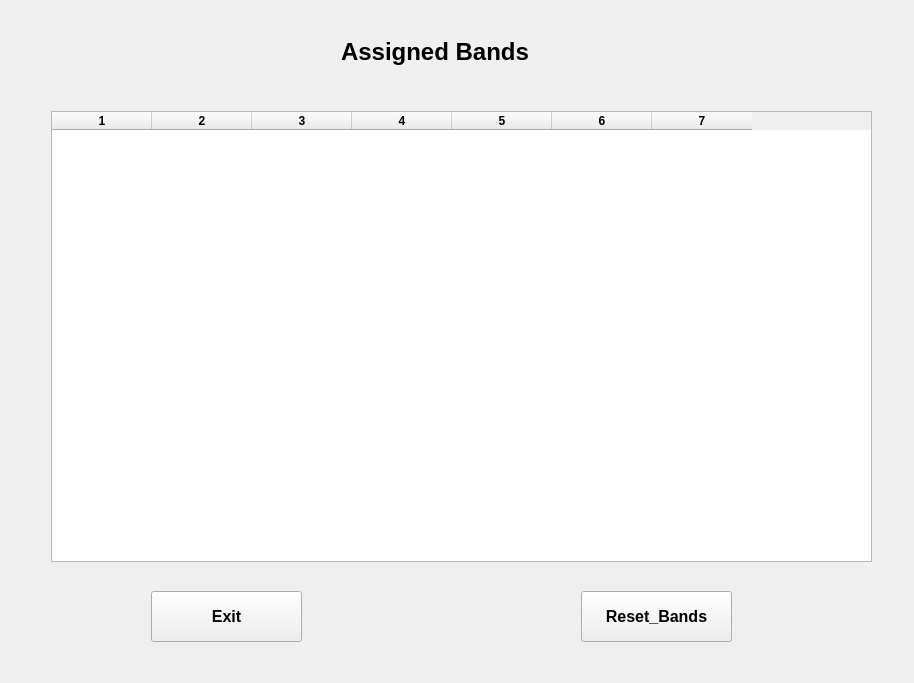
<?xml version="1.0" encoding="UTF-8"?>
<ui version="4.0">
 <class>FURS_main_window</class>
 <widget class="QMainWindow" name="FURS_main_window">
  <property name="geometry">
   <rect>
    <x>0</x>
    <y>0</y>
    <width>914</width>
    <height>683</height>
   </rect>
  </property>
  <property name="font">
   <font>
    <weight>75</weight>
    <bold>true</bold>
   </font>
  </property>
  <property name="windowTitle">
   <string>Future Rock Stars</string>
  </property>
  <widget class="QWidget" name="centralWidget">
   <layout class="QVBoxLayout" name="verticalLayout">
    <item>
     <widget class="QStackedWidget" name="furs_stacked_control">
      <property name="currentIndex">
       <number>5</number>
      </property>
      <widget class="QWidget" name="welcome_page">
       <widget class="QLabel" name="furs_welcome_label">
        <property name="geometry">
         <rect>
          <x>50</x>
          <y>60</y>
          <width>790</width>
          <height>48</height>
         </rect>
        </property>
        <property name="font">
         <font>
          <pointsize>30</pointsize>
         </font>
        </property>
        <property name="text">
         <string>Welcome to FuRS Management System</string>
        </property>
        <property name="alignment">
         <set>Qt::AlignCenter</set>
        </property>
       </widget>
       <widget class="QPushButton" name="start_button">
        <property name="geometry">
         <rect>
          <x>100</x>
          <y>450</y>
          <width>691</width>
          <height>141</height>
         </rect>
        </property>
        <property name="font">
         <font>
          <pointsize>27</pointsize>
         </font>
        </property>
        <property name="text">
         <string>START</string>
        </property>
       </widget>
      </widget>
      <widget class="QWidget" name="actions_page">
       <widget class="QPushButton" name="registration_button">
        <property name="geometry">
         <rect>
          <x>100</x>
          <y>90</y>
          <width>241</width>
          <height>101</height>
         </rect>
        </property>
        <property name="sizePolicy">
         <sizepolicy hsizetype="Fixed" vsizetype="Fixed">
          <horstretch>0</horstretch>
          <verstretch>0</verstretch>
         </sizepolicy>
        </property>
        <property name="font">
         <font>
          <pointsize>15</pointsize>
         </font>
        </property>
        <property name="text">
         <string>Registration</string>
        </property>
       </widget>
       <widget class="QPushButton" name="checkin_button">
        <property name="geometry">
         <rect>
          <x>490</x>
          <y>90</y>
          <width>241</width>
          <height>101</height>
         </rect>
        </property>
        <property name="sizePolicy">
         <sizepolicy hsizetype="Fixed" vsizetype="Fixed">
          <horstretch>0</horstretch>
          <verstretch>0</verstretch>
         </sizepolicy>
        </property>
        <property name="font">
         <font>
          <pointsize>15</pointsize>
         </font>
        </property>
        <property name="text">
         <string>Check-in</string>
        </property>
       </widget>
       <widget class="QPushButton" name="dorms_button">
        <property name="geometry">
         <rect>
          <x>90</x>
          <y>380</y>
          <width>241</width>
          <height>101</height>
         </rect>
        </property>
        <property name="sizePolicy">
         <sizepolicy hsizetype="Fixed" vsizetype="Fixed">
          <horstretch>0</horstretch>
          <verstretch>0</verstretch>
         </sizepolicy>
        </property>
        <property name="font">
         <font>
          <pointsize>15</pointsize>
         </font>
        </property>
        <property name="text">
         <string>Assign Dorms</string>
        </property>
       </widget>
       <widget class="QPushButton" name="bands_button">
        <property name="geometry">
         <rect>
          <x>490</x>
          <y>380</y>
          <width>241</width>
          <height>101</height>
         </rect>
        </property>
        <property name="sizePolicy">
         <sizepolicy hsizetype="Fixed" vsizetype="Fixed">
          <horstretch>0</horstretch>
          <verstretch>0</verstretch>
         </sizepolicy>
        </property>
        <property name="font">
         <font>
          <pointsize>15</pointsize>
         </font>
        </property>
        <property name="text">
         <string>Assign Bands</string>
        </property>
       </widget>
      </widget>
      <widget class="QWidget" name="registration_page">
       <layout class="QVBoxLayout" name="verticalLayout_2">
        <item>
         <widget class="QTabWidget" name="registration_tab_widget">
          <property name="currentIndex">
           <number>0</number>
          </property>
          <widget class="QWidget" name="tab_new_app">
           <attribute name="title">
            <string>New Application</string>
           </attribute>
           <widget class="QLabel" name="label_camp">
            <property name="geometry">
             <rect>
              <x>10</x>
              <y>20</y>
              <width>71</width>
              <height>16</height>
             </rect>
            </property>
            <property name="text">
             <string>*Camp:</string>
            </property>
           </widget>
           <widget class="QComboBox" name="combo_box_camp">
            <property name="geometry">
             <rect>
              <x>70</x>
              <y>20</y>
              <width>281</width>
              <height>22</height>
             </rect>
            </property>
           </widget>
           <widget class="QGroupBox" name="personal_details_group_box">
            <property name="geometry">
             <rect>
              <x>20</x>
              <y>80</y>
              <width>831</width>
              <height>471</height>
             </rect>
            </property>
            <property name="title">
             <string>Personal_details</string>
            </property>
            <widget class="QGroupBox" name="group_box_contact_details">
             <property name="geometry">
              <rect>
               <x>10</x>
               <y>160</y>
               <width>801</width>
               <height>151</height>
              </rect>
             </property>
             <property name="title">
              <string>Contact_details</string>
             </property>
             <widget class="QLabel" name="label_street">
              <property name="geometry">
               <rect>
                <x>10</x>
                <y>30</y>
                <width>101</width>
                <height>16</height>
               </rect>
              </property>
              <property name="text">
               <string>*Street Address:</string>
              </property>
             </widget>
             <widget class="QLabel" name="label_city">
              <property name="geometry">
               <rect>
                <x>10</x>
                <y>60</y>
                <width>101</width>
                <height>16</height>
               </rect>
              </property>
              <property name="text">
               <string>*City:</string>
              </property>
             </widget>
             <widget class="QLabel" name="label_state">
              <property name="geometry">
               <rect>
                <x>460</x>
                <y>60</y>
                <width>101</width>
                <height>16</height>
               </rect>
              </property>
              <property name="text">
               <string>*State:</string>
              </property>
             </widget>
             <widget class="QLabel" name="label_phone">
              <property name="geometry">
               <rect>
                <x>10</x>
                <y>90</y>
                <width>101</width>
                <height>16</height>
               </rect>
              </property>
              <property name="text">
               <string>*Phone:</string>
              </property>
             </widget>
             <widget class="QLabel" name="label_email">
              <property name="geometry">
               <rect>
                <x>10</x>
                <y>120</y>
                <width>101</width>
                <height>16</height>
               </rect>
              </property>
              <property name="text">
               <string>Email:</string>
              </property>
             </widget>
             <widget class="QLineEdit" name="line_edit_street">
              <property name="geometry">
               <rect>
                <x>120</x>
                <y>30</y>
                <width>661</width>
                <height>20</height>
               </rect>
              </property>
             </widget>
             <widget class="QLineEdit" name="line_edit_city">
              <property name="geometry">
               <rect>
                <x>120</x>
                <y>60</y>
                <width>251</width>
                <height>20</height>
               </rect>
              </property>
             </widget>
             <widget class="QComboBox" name="combo_box_state">
              <property name="geometry">
               <rect>
                <x>520</x>
                <y>60</y>
                <width>251</width>
                <height>22</height>
               </rect>
              </property>
             </widget>
             <widget class="QLineEdit" name="line_edit_phone">
              <property name="geometry">
               <rect>
                <x>120</x>
                <y>90</y>
                <width>251</width>
                <height>20</height>
               </rect>
              </property>
             </widget>
             <widget class="QLineEdit" name="line_edit_email">
              <property name="geometry">
               <rect>
                <x>120</x>
                <y>120</y>
                <width>251</width>
                <height>20</height>
               </rect>
              </property>
             </widget>
             <widget class="QLabel" name="label_zipcode">
              <property name="geometry">
               <rect>
                <x>460</x>
                <y>90</y>
                <width>101</width>
                <height>16</height>
               </rect>
              </property>
              <property name="text">
               <string>*zipcode:</string>
              </property>
             </widget>
             <widget class="QLineEdit" name="line_edit_zipcode">
              <property name="geometry">
               <rect>
                <x>520</x>
                <y>90</y>
                <width>251</width>
                <height>20</height>
               </rect>
              </property>
             </widget>
            </widget>
            <widget class="QLabel" name="label_last_name">
             <property name="geometry">
              <rect>
               <x>20</x>
               <y>30</y>
               <width>71</width>
               <height>16</height>
              </rect>
             </property>
             <property name="text">
              <string>*Last Name:</string>
             </property>
            </widget>
            <widget class="QLabel" name="label_first_name">
             <property name="geometry">
              <rect>
               <x>410</x>
               <y>30</y>
               <width>71</width>
               <height>16</height>
              </rect>
             </property>
             <property name="text">
              <string>*First Name:</string>
             </property>
            </widget>
            <widget class="QLabel" name="label_dob">
             <property name="geometry">
              <rect>
               <x>20</x>
               <y>70</y>
               <width>81</width>
               <height>16</height>
              </rect>
             </property>
             <property name="text">
              <string>*Age:</string>
             </property>
            </widget>
            <widget class="QLabel" name="label_gender">
             <property name="geometry">
              <rect>
               <x>410</x>
               <y>70</y>
               <width>81</width>
               <height>16</height>
              </rect>
             </property>
             <property name="text">
              <string>*Gender:</string>
             </property>
            </widget>
            <widget class="QLineEdit" name="line_edit_last_name">
             <property name="geometry">
              <rect>
               <x>100</x>
               <y>30</y>
               <width>231</width>
               <height>20</height>
              </rect>
             </property>
            </widget>
            <widget class="QLineEdit" name="line_edit_first_name">
             <property name="geometry">
              <rect>
               <x>500</x>
               <y>30</y>
               <width>231</width>
               <height>20</height>
              </rect>
             </property>
            </widget>
            <widget class="QComboBox" name="combo_box_gender">
             <property name="geometry">
              <rect>
               <x>500</x>
               <y>70</y>
               <width>231</width>
               <height>22</height>
              </rect>
             </property>
            </widget>
            <widget class="QLabel" name="label_dob_2">
             <property name="geometry">
              <rect>
               <x>20</x>
               <y>110</y>
               <width>81</width>
               <height>16</height>
              </rect>
             </property>
             <property name="text">
              <string>*Instrument:</string>
             </property>
            </widget>
            <widget class="QComboBox" name="combo_box_instrument">
             <property name="geometry">
              <rect>
               <x>100</x>
               <y>110</y>
               <width>231</width>
               <height>22</height>
              </rect>
             </property>
            </widget>
            <widget class="QGroupBox" name="group_box_pmt_details">
             <property name="geometry">
              <rect>
               <x>10</x>
               <y>340</y>
               <width>801</width>
               <height>101</height>
              </rect>
             </property>
             <property name="title">
              <string>Payment_details:</string>
             </property>
             <widget class="QRadioButton" name="radio_button_check">
              <property name="geometry">
               <rect>
                <x>20</x>
                <y>30</y>
                <width>111</width>
                <height>17</height>
               </rect>
              </property>
              <property name="text">
               <string>Personal check</string>
              </property>
             </widget>
             <widget class="QRadioButton" name="radio_button_card">
              <property name="geometry">
               <rect>
                <x>280</x>
                <y>30</y>
                <width>82</width>
                <height>17</height>
               </rect>
              </property>
              <property name="text">
               <string>Card</string>
              </property>
             </widget>
             <widget class="QRadioButton" name="radio_button_cash_check">
              <property name="geometry">
               <rect>
                <x>150</x>
                <y>30</y>
                <width>111</width>
                <height>17</height>
               </rect>
              </property>
              <property name="text">
               <string>Cashier's check</string>
              </property>
             </widget>
             <widget class="QLabel" name="label_pmt_status">
              <property name="geometry">
               <rect>
                <x>370</x>
                <y>30</y>
                <width>111</width>
                <height>16</height>
               </rect>
              </property>
              <property name="text">
               <string>Payment_status:</string>
              </property>
             </widget>
             <widget class="QComboBox" name="combo_box_pmt_status">
              <property name="geometry">
               <rect>
                <x>480</x>
                <y>30</y>
                <width>181</width>
                <height>22</height>
               </rect>
              </property>
             </widget>
            </widget>
            <widget class="QLineEdit" name="line_edit_age">
             <property name="geometry">
              <rect>
               <x>100</x>
               <y>70</y>
               <width>231</width>
               <height>20</height>
              </rect>
             </property>
            </widget>
           </widget>
           <widget class="QLabel" name="label_app_status">
            <property name="geometry">
             <rect>
              <x>430</x>
              <y>20</y>
              <width>121</width>
              <height>20</height>
             </rect>
            </property>
            <property name="text">
             <string>*Application_status:</string>
            </property>
           </widget>
           <widget class="QComboBox" name="combo_box_app_status">
            <property name="geometry">
             <rect>
              <x>550</x>
              <y>20</y>
              <width>301</width>
              <height>22</height>
             </rect>
            </property>
           </widget>
           <widget class="QPushButton" name="button_cancel">
            <property name="geometry">
             <rect>
              <x>770</x>
              <y>580</y>
              <width>75</width>
              <height>23</height>
             </rect>
            </property>
            <property name="text">
             <string>Cancel</string>
            </property>
           </widget>
           <widget class="QPushButton" name="button_save">
            <property name="geometry">
             <rect>
              <x>690</x>
              <y>580</y>
              <width>75</width>
              <height>23</height>
             </rect>
            </property>
            <property name="text">
             <string>Save</string>
            </property>
           </widget>
          </widget>
          <widget class="QWidget" name="tab_existing_app">
           <attribute name="title">
            <string>Existing Applications</string>
           </attribute>
           <widget class="QComboBox" name="combo_box_app_status_exist">
            <property name="geometry">
             <rect>
              <x>630</x>
              <y>10</y>
              <width>221</width>
              <height>22</height>
             </rect>
            </property>
           </widget>
           <widget class="QLabel" name="label_camp_exist">
            <property name="geometry">
             <rect>
              <x>260</x>
              <y>10</y>
              <width>71</width>
              <height>16</height>
             </rect>
            </property>
            <property name="text">
             <string>*Camp:</string>
            </property>
           </widget>
           <widget class="QLabel" name="label_app_status_exist">
            <property name="geometry">
             <rect>
              <x>510</x>
              <y>10</y>
              <width>121</width>
              <height>20</height>
             </rect>
            </property>
            <property name="text">
             <string>*Application_status:</string>
            </property>
           </widget>
           <widget class="QGroupBox" name="personal_details_group_box_exist">
            <property name="geometry">
             <rect>
              <x>310</x>
              <y>50</y>
              <width>531</width>
              <height>531</height>
             </rect>
            </property>
            <property name="title">
             <string>Personal_details</string>
            </property>
            <widget class="QGroupBox" name="group_box_contact_details_exist">
             <property name="geometry">
              <rect>
               <x>10</x>
               <y>200</y>
               <width>801</width>
               <height>201</height>
              </rect>
             </property>
             <property name="title">
              <string>Contact_details</string>
             </property>
             <widget class="QLabel" name="label_street_exist">
              <property name="geometry">
               <rect>
                <x>10</x>
                <y>20</y>
                <width>101</width>
                <height>16</height>
               </rect>
              </property>
              <property name="text">
               <string>*Street Address:</string>
              </property>
             </widget>
             <widget class="QLabel" name="label_city_exist">
              <property name="geometry">
               <rect>
                <x>10</x>
                <y>50</y>
                <width>101</width>
                <height>16</height>
               </rect>
              </property>
              <property name="text">
               <string>*City:</string>
              </property>
             </widget>
             <widget class="QLabel" name="label_state_exist">
              <property name="geometry">
               <rect>
                <x>10</x>
                <y>140</y>
                <width>101</width>
                <height>16</height>
               </rect>
              </property>
              <property name="text">
               <string>*State:</string>
              </property>
             </widget>
             <widget class="QLabel" name="label_phone_exist">
              <property name="geometry">
               <rect>
                <x>10</x>
                <y>80</y>
                <width>101</width>
                <height>16</height>
               </rect>
              </property>
              <property name="text">
               <string>*Phone:</string>
              </property>
             </widget>
             <widget class="QLabel" name="label_email_exist">
              <property name="geometry">
               <rect>
                <x>10</x>
                <y>110</y>
                <width>101</width>
                <height>16</height>
               </rect>
              </property>
              <property name="text">
               <string>Email:</string>
              </property>
             </widget>
             <widget class="QLineEdit" name="line_edit_street_exist">
              <property name="geometry">
               <rect>
                <x>120</x>
                <y>20</y>
                <width>381</width>
                <height>20</height>
               </rect>
              </property>
             </widget>
             <widget class="QLineEdit" name="line_edit_email_exist">
              <property name="geometry">
               <rect>
                <x>120</x>
                <y>110</y>
                <width>251</width>
                <height>20</height>
               </rect>
              </property>
             </widget>
             <widget class="QComboBox" name="combo_box_state_exist">
              <property name="geometry">
               <rect>
                <x>120</x>
                <y>140</y>
                <width>251</width>
                <height>22</height>
               </rect>
              </property>
             </widget>
             <widget class="QLineEdit" name="line_edit_city_exist">
              <property name="geometry">
               <rect>
                <x>120</x>
                <y>50</y>
                <width>251</width>
                <height>20</height>
               </rect>
              </property>
             </widget>
             <widget class="QLineEdit" name="line_edit_phone_exist">
              <property name="geometry">
               <rect>
                <x>120</x>
                <y>80</y>
                <width>251</width>
                <height>20</height>
               </rect>
              </property>
             </widget>
             <widget class="QLineEdit" name="line_edit_zipcode_exist">
              <property name="geometry">
               <rect>
                <x>120</x>
                <y>170</y>
                <width>251</width>
                <height>20</height>
               </rect>
              </property>
             </widget>
             <widget class="QLabel" name="label_zipcode_exist">
              <property name="geometry">
               <rect>
                <x>10</x>
                <y>170</y>
                <width>101</width>
                <height>16</height>
               </rect>
              </property>
              <property name="text">
               <string>*zipcode:</string>
              </property>
             </widget>
            </widget>
            <widget class="QLabel" name="label_last_name_exist">
             <property name="geometry">
              <rect>
               <x>20</x>
               <y>30</y>
               <width>71</width>
               <height>16</height>
              </rect>
             </property>
             <property name="text">
              <string>*Last Name:</string>
             </property>
            </widget>
            <widget class="QLabel" name="label_first_name_exist">
             <property name="geometry">
              <rect>
               <x>20</x>
               <y>60</y>
               <width>71</width>
               <height>16</height>
              </rect>
             </property>
             <property name="text">
              <string>*First Name:</string>
             </property>
            </widget>
            <widget class="QLabel" name="label_dob_exist">
             <property name="geometry">
              <rect>
               <x>20</x>
               <y>120</y>
               <width>81</width>
               <height>16</height>
              </rect>
             </property>
             <property name="text">
              <string>*Age:</string>
             </property>
            </widget>
            <widget class="QLabel" name="label_gender_exist">
             <property name="geometry">
              <rect>
               <x>20</x>
               <y>90</y>
               <width>81</width>
               <height>16</height>
              </rect>
             </property>
             <property name="text">
              <string>*Gender:</string>
             </property>
            </widget>
            <widget class="QLineEdit" name="line_edit_last_name_exist">
             <property name="geometry">
              <rect>
               <x>100</x>
               <y>30</y>
               <width>231</width>
               <height>20</height>
              </rect>
             </property>
            </widget>
            <widget class="QLineEdit" name="line_edit_first_name_exist">
             <property name="geometry">
              <rect>
               <x>100</x>
               <y>60</y>
               <width>231</width>
               <height>20</height>
              </rect>
             </property>
            </widget>
            <widget class="QComboBox" name="combo_box_gender_exist">
             <property name="geometry">
              <rect>
               <x>100</x>
               <y>90</y>
               <width>231</width>
               <height>22</height>
              </rect>
             </property>
            </widget>
            <widget class="QLabel" name="label_dob_exist_exist">
             <property name="geometry">
              <rect>
               <x>20</x>
               <y>150</y>
               <width>81</width>
               <height>16</height>
              </rect>
             </property>
             <property name="text">
              <string>*Instrument:</string>
             </property>
            </widget>
            <widget class="QComboBox" name="combo_box_instrument_exist">
             <property name="geometry">
              <rect>
               <x>100</x>
               <y>150</y>
               <width>231</width>
               <height>22</height>
              </rect>
             </property>
            </widget>
            <widget class="QGroupBox" name="group_box_pmt_details_exist">
             <property name="geometry">
              <rect>
               <x>10</x>
               <y>420</y>
               <width>361</width>
               <height>101</height>
              </rect>
             </property>
             <property name="title">
              <string>Payment_details:</string>
             </property>
             <widget class="QRadioButton" name="radio_button_check_exist">
              <property name="geometry">
               <rect>
                <x>20</x>
                <y>30</y>
                <width>111</width>
                <height>17</height>
               </rect>
              </property>
              <property name="text">
               <string>Personal check</string>
              </property>
             </widget>
             <widget class="QRadioButton" name="radio_button_card_exist">
              <property name="geometry">
               <rect>
                <x>280</x>
                <y>30</y>
                <width>82</width>
                <height>17</height>
               </rect>
              </property>
              <property name="text">
               <string>Card</string>
              </property>
             </widget>
             <widget class="QRadioButton" name="radio_button_cash_check_exist">
              <property name="geometry">
               <rect>
                <x>150</x>
                <y>30</y>
                <width>111</width>
                <height>17</height>
               </rect>
              </property>
              <property name="text">
               <string>Cashier's check</string>
              </property>
             </widget>
             <widget class="QComboBox" name="combo_box_pmt_status_exist">
              <property name="geometry">
               <rect>
                <x>130</x>
                <y>60</y>
                <width>181</width>
                <height>22</height>
               </rect>
              </property>
             </widget>
             <widget class="QLabel" name="label_pmt_status_exist">
              <property name="geometry">
               <rect>
                <x>20</x>
                <y>60</y>
                <width>111</width>
                <height>16</height>
               </rect>
              </property>
              <property name="text">
               <string>Payment_status:</string>
              </property>
             </widget>
            </widget>
            <widget class="QLineEdit" name="line_edit_age_exist">
             <property name="geometry">
              <rect>
               <x>100</x>
               <y>120</y>
               <width>231</width>
               <height>20</height>
              </rect>
             </property>
            </widget>
            <widget class="QLabel" name="label_application_id_exist">
             <property name="geometry">
              <rect>
               <x>100</x>
               <y>180</y>
               <width>221</width>
               <height>16</height>
              </rect>
             </property>
             <property name="text">
              <string>TextLabel</string>
             </property>
            </widget>
           </widget>
           <widget class="QComboBox" name="combo_box_camp_exist">
            <property name="geometry">
             <rect>
              <x>330</x>
              <y>10</y>
              <width>161</width>
              <height>22</height>
             </rect>
            </property>
           </widget>
           <widget class="QLabel" name="label_eisting_apps">
            <property name="geometry">
             <rect>
              <x>10</x>
              <y>20</y>
              <width>141</width>
              <height>16</height>
             </rect>
            </property>
            <property name="text">
             <string>Existing Applications:</string>
            </property>
           </widget>
           <widget class="QPushButton" name="button_apply_existing">
            <property name="geometry">
             <rect>
              <x>690</x>
              <y>590</y>
              <width>75</width>
              <height>23</height>
             </rect>
            </property>
            <property name="text">
             <string>Apply</string>
            </property>
           </widget>
           <widget class="QPushButton" name="button_cancel_existing">
            <property name="geometry">
             <rect>
              <x>770</x>
              <y>590</y>
              <width>75</width>
              <height>23</height>
             </rect>
            </property>
            <property name="text">
             <string>Cancel</string>
            </property>
           </widget>
           <widget class="QTableWidget" name="table_widget_filter">
            <property name="geometry">
             <rect>
              <x>10</x>
              <y>50</y>
              <width>256</width>
              <height>531</height>
             </rect>
            </property>
            <property name="columnCount">
             <number>2</number>
            </property>
            <column/>
            <column/>
           </widget>
           <widget class="QPushButton" name="button_letter_existing">
            <property name="geometry">
             <rect>
              <x>514</x>
              <y>590</y>
              <width>151</width>
              <height>23</height>
             </rect>
            </property>
            <property name="text">
             <string>Generate Letter</string>
            </property>
           </widget>
          </widget>
         </widget>
        </item>
       </layout>
      </widget>
      <widget class="QWidget" name="checkin_page">
       <widget class="QTableWidget" name="table_existing_applicants">
        <property name="geometry">
         <rect>
          <x>10</x>
          <y>110</y>
          <width>256</width>
          <height>541</height>
         </rect>
        </property>
        <property name="columnCount">
         <number>2</number>
        </property>
        <column/>
        <column/>
       </widget>
       <widget class="QLineEdit" name="line_edit_first_name_checkin">
        <property name="geometry">
         <rect>
          <x>430</x>
          <y>170</y>
          <width>231</width>
          <height>20</height>
         </rect>
        </property>
       </widget>
       <widget class="QLabel" name="label_first_name_exist_checkin">
        <property name="geometry">
         <rect>
          <x>350</x>
          <y>170</y>
          <width>71</width>
          <height>16</height>
         </rect>
        </property>
        <property name="text">
         <string>*First Name:</string>
        </property>
       </widget>
       <widget class="QLineEdit" name="line_edit_last_name_checkin">
        <property name="geometry">
         <rect>
          <x>430</x>
          <y>140</y>
          <width>231</width>
          <height>20</height>
         </rect>
        </property>
       </widget>
       <widget class="QLabel" name="label_last_name_exist_checkin">
        <property name="geometry">
         <rect>
          <x>350</x>
          <y>140</y>
          <width>71</width>
          <height>16</height>
         </rect>
        </property>
        <property name="text">
         <string>*Last Name:</string>
        </property>
       </widget>
       <widget class="QLabel" name="label_selected_applicants_list">
        <property name="geometry">
         <rect>
          <x>10</x>
          <y>70</y>
          <width>251</width>
          <height>16</height>
         </rect>
        </property>
        <property name="text">
         <string>Selected Applicants:</string>
        </property>
       </widget>
       <widget class="QLabel" name="label_required_check_list">
        <property name="geometry">
         <rect>
          <x>350</x>
          <y>250</y>
          <width>151</width>
          <height>21</height>
         </rect>
        </property>
        <property name="text">
         <string>*Required items checklist:</string>
        </property>
       </widget>
       <widget class="QCheckBox" name="check_box_equipment">
        <property name="geometry">
         <rect>
          <x>360</x>
          <y>280</y>
          <width>151</width>
          <height>21</height>
         </rect>
        </property>
        <property name="text">
         <string>Equipments</string>
        </property>
       </widget>
       <widget class="QCheckBox" name="check_box_clothes">
        <property name="geometry">
         <rect>
          <x>360</x>
          <y>310</y>
          <width>151</width>
          <height>21</height>
         </rect>
        </property>
        <property name="text">
         <string>Clothes</string>
        </property>
       </widget>
       <widget class="QCheckBox" name="check_box_forms">
        <property name="geometry">
         <rect>
          <x>360</x>
          <y>340</y>
          <width>151</width>
          <height>21</height>
         </rect>
        </property>
        <property name="text">
         <string>Required Forms</string>
        </property>
       </widget>
       <widget class="QLabel" name="label_registration_id">
        <property name="geometry">
         <rect>
          <x>350</x>
          <y>110</y>
          <width>101</width>
          <height>16</height>
         </rect>
        </property>
        <property name="text">
         <string>Registration _ID:</string>
        </property>
       </widget>
       <widget class="QPushButton" name="button_check_in_applicant">
        <property name="geometry">
         <rect>
          <x>360</x>
          <y>490</y>
          <width>201</width>
          <height>51</height>
         </rect>
        </property>
        <property name="text">
         <string>Check-In</string>
        </property>
       </widget>
       <widget class="QPushButton" name="button_cancel_check_in_applicant">
        <property name="geometry">
         <rect>
          <x>620</x>
          <y>490</y>
          <width>201</width>
          <height>51</height>
         </rect>
        </property>
        <property name="text">
         <string>Cancel</string>
        </property>
       </widget>
       <widget class="QLabel" name="label_check_in_title">
        <property name="geometry">
         <rect>
          <x>320</x>
          <y>10</y>
          <width>301</width>
          <height>41</height>
         </rect>
        </property>
        <property name="font">
         <font>
          <pointsize>18</pointsize>
         </font>
        </property>
        <property name="text">
         <string>Check in Applicants</string>
        </property>
       </widget>
       <widget class="QLabel" name="label_registration_id_value">
        <property name="geometry">
         <rect>
          <x>460</x>
          <y>110</y>
          <width>301</width>
          <height>16</height>
         </rect>
        </property>
        <property name="text">
         <string>registration_id</string>
        </property>
       </widget>
       <widget class="QLabel" name="label_checkin_status">
        <property name="geometry">
         <rect>
          <x>720</x>
          <y>80</y>
          <width>101</width>
          <height>16</height>
         </rect>
        </property>
        <property name="text">
         <string>Status :</string>
        </property>
       </widget>
       <widget class="QLabel" name="label_checkin_status_value">
        <property name="geometry">
         <rect>
          <x>770</x>
          <y>80</y>
          <width>121</width>
          <height>16</height>
         </rect>
        </property>
        <property name="text">
         <string>Not_checked_in</string>
        </property>
       </widget>
      </widget>
      <widget class="QWidget" name="dorms_page">
       <widget class="QPushButton" name="button_dorms_exit">
        <property name="geometry">
         <rect>
          <x>380</x>
          <y>600</y>
          <width>151</width>
          <height>51</height>
         </rect>
        </property>
        <property name="font">
         <font>
          <pointsize>12</pointsize>
         </font>
        </property>
        <property name="text">
         <string>Exit</string>
        </property>
       </widget>
       <widget class="QTableWidget" name="table_dorms">
        <property name="geometry">
         <rect>
          <x>70</x>
          <y>110</y>
          <width>761</width>
          <height>471</height>
         </rect>
        </property>
        <property name="columnCount">
         <number>4</number>
        </property>
        <column/>
        <column/>
        <column/>
        <column/>
       </widget>
       <widget class="QLabel" name="label_dorms">
        <property name="geometry">
         <rect>
          <x>320</x>
          <y>10</y>
          <width>311</width>
          <height>41</height>
         </rect>
        </property>
        <property name="font">
         <font>
          <pointsize>18</pointsize>
         </font>
        </property>
        <property name="text">
         <string>Assigned Dorms:</string>
        </property>
       </widget>
      </widget>
      <widget class="QWidget" name="bands_page">
       <widget class="QPushButton" name="button_bands_exit">
        <property name="geometry">
         <rect>
          <x>140</x>
          <y>580</y>
          <width>151</width>
          <height>51</height>
         </rect>
        </property>
        <property name="font">
         <font>
          <pointsize>12</pointsize>
         </font>
        </property>
        <property name="text">
         <string>Exit</string>
        </property>
       </widget>
       <widget class="QPushButton" name="button_bands_reset">
        <property name="geometry">
         <rect>
          <x>570</x>
          <y>580</y>
          <width>151</width>
          <height>51</height>
         </rect>
        </property>
        <property name="font">
         <font>
          <pointsize>12</pointsize>
         </font>
        </property>
        <property name="text">
         <string>Reset_Bands</string>
        </property>
       </widget>
       <widget class="QTableWidget" name="table_bands">
        <property name="geometry">
         <rect>
          <x>40</x>
          <y>100</y>
          <width>821</width>
          <height>451</height>
         </rect>
        </property>
        <property name="columnCount">
         <number>7</number>
        </property>
        <column/>
        <column/>
        <column/>
        <column/>
        <column/>
        <column/>
        <column/>
       </widget>
       <widget class="QLabel" name="label">
        <property name="geometry">
         <rect>
          <x>330</x>
          <y>20</y>
          <width>541</width>
          <height>41</height>
         </rect>
        </property>
        <property name="font">
         <font>
          <pointsize>18</pointsize>
         </font>
        </property>
        <property name="text">
         <string>Assigned Bands</string>
        </property>
       </widget>
      </widget>
     </widget>
    </item>
   </layout>
  </widget>
 </widget>
 <layoutdefault spacing="6" margin="11"/>
 <resources/>
 <connections/>
</ui>
